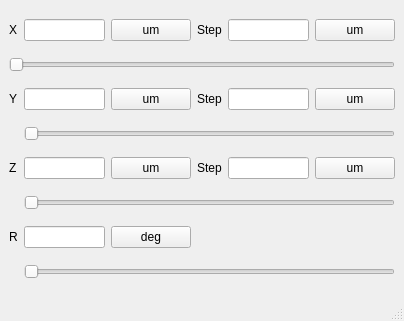
<?xml version="1.0" encoding="UTF-8"?>
<ui version="4.0">
 <class>MainWindow</class>
 <widget class="QMainWindow" name="MainWindow">
  <property name="geometry">
   <rect>
    <x>0</x>
    <y>0</y>
    <width>404</width>
    <height>321</height>
   </rect>
  </property>
  <property name="windowTitle">
   <string>MainWindow</string>
  </property>
  <widget class="QWidget" name="centralwidget">
   <layout class="QGridLayout" name="gridLayout">
    <item row="4" column="4">
     <widget class="QLineEdit" name="lineEdit_6"/>
    </item>
    <item row="0" column="4">
     <widget class="QLineEdit" name="lineEdit_2"/>
    </item>
    <item row="0" column="0">
     <widget class="QLabel" name="label">
      <property name="text">
       <string>X</string>
      </property>
     </widget>
    </item>
    <item row="0" column="1">
     <widget class="QLineEdit" name="lineEdit"/>
    </item>
    <item row="0" column="2">
     <widget class="QPushButton" name="pushButton">
      <property name="text">
       <string>um</string>
      </property>
     </widget>
    </item>
    <item row="0" column="3">
     <widget class="QLabel" name="label_2">
      <property name="text">
       <string>Step</string>
      </property>
     </widget>
    </item>
    <item row="2" column="1">
     <widget class="QLineEdit" name="lineEdit_3"/>
    </item>
    <item row="0" column="5">
     <widget class="QPushButton" name="pushButton_2">
      <property name="text">
       <string>um</string>
      </property>
     </widget>
    </item>
    <item row="2" column="2">
     <widget class="QPushButton" name="pushButton_3">
      <property name="text">
       <string>um</string>
      </property>
     </widget>
    </item>
    <item row="2" column="3">
     <widget class="QLabel" name="label_4">
      <property name="text">
       <string>Step</string>
      </property>
     </widget>
    </item>
    <item row="2" column="0">
     <widget class="QLabel" name="label_3">
      <property name="text">
       <string>Y</string>
      </property>
     </widget>
    </item>
    <item row="4" column="0">
     <widget class="QLabel" name="label_5">
      <property name="text">
       <string>Z</string>
      </property>
     </widget>
    </item>
    <item row="2" column="5">
     <widget class="QPushButton" name="pushButton_4">
      <property name="text">
       <string>um</string>
      </property>
     </widget>
    </item>
    <item row="4" column="1">
     <widget class="QLineEdit" name="lineEdit_5"/>
    </item>
    <item row="4" column="2">
     <widget class="QPushButton" name="pushButton_5">
      <property name="text">
       <string>um</string>
      </property>
     </widget>
    </item>
    <item row="2" column="4">
     <widget class="QLineEdit" name="lineEdit_4"/>
    </item>
    <item row="4" column="5">
     <widget class="QPushButton" name="pushButton_6">
      <property name="text">
       <string>um</string>
      </property>
     </widget>
    </item>
    <item row="6" column="1">
     <widget class="QLineEdit" name="lineEdit_7"/>
    </item>
    <item row="6" column="0">
     <widget class="QLabel" name="label_7">
      <property name="text">
       <string>R</string>
      </property>
     </widget>
    </item>
    <item row="4" column="3">
     <widget class="QLabel" name="label_6">
      <property name="text">
       <string>Step</string>
      </property>
     </widget>
    </item>
    <item row="6" column="2">
     <widget class="QPushButton" name="pushButton_7">
      <property name="text">
       <string>deg</string>
      </property>
     </widget>
    </item>
    <item row="5" column="1" colspan="5">
     <widget class="QSlider" name="horizontalSlider_3">
      <property name="orientation">
       <enum>Qt::Horizontal</enum>
      </property>
     </widget>
    </item>
    <item row="1" column="0" colspan="6">
     <widget class="QSlider" name="horizontalSlider">
      <property name="orientation">
       <enum>Qt::Horizontal</enum>
      </property>
     </widget>
    </item>
    <item row="3" column="1" colspan="5">
     <widget class="QSlider" name="horizontalSlider_2">
      <property name="orientation">
       <enum>Qt::Horizontal</enum>
      </property>
     </widget>
    </item>
    <item row="7" column="1" colspan="5">
     <widget class="QSlider" name="horizontalSlider_4">
      <property name="orientation">
       <enum>Qt::Horizontal</enum>
      </property>
     </widget>
    </item>
   </layout>
  </widget>
  <widget class="QStatusBar" name="statusbar"/>
 </widget>
 <resources/>
 <connections/>
</ui>
